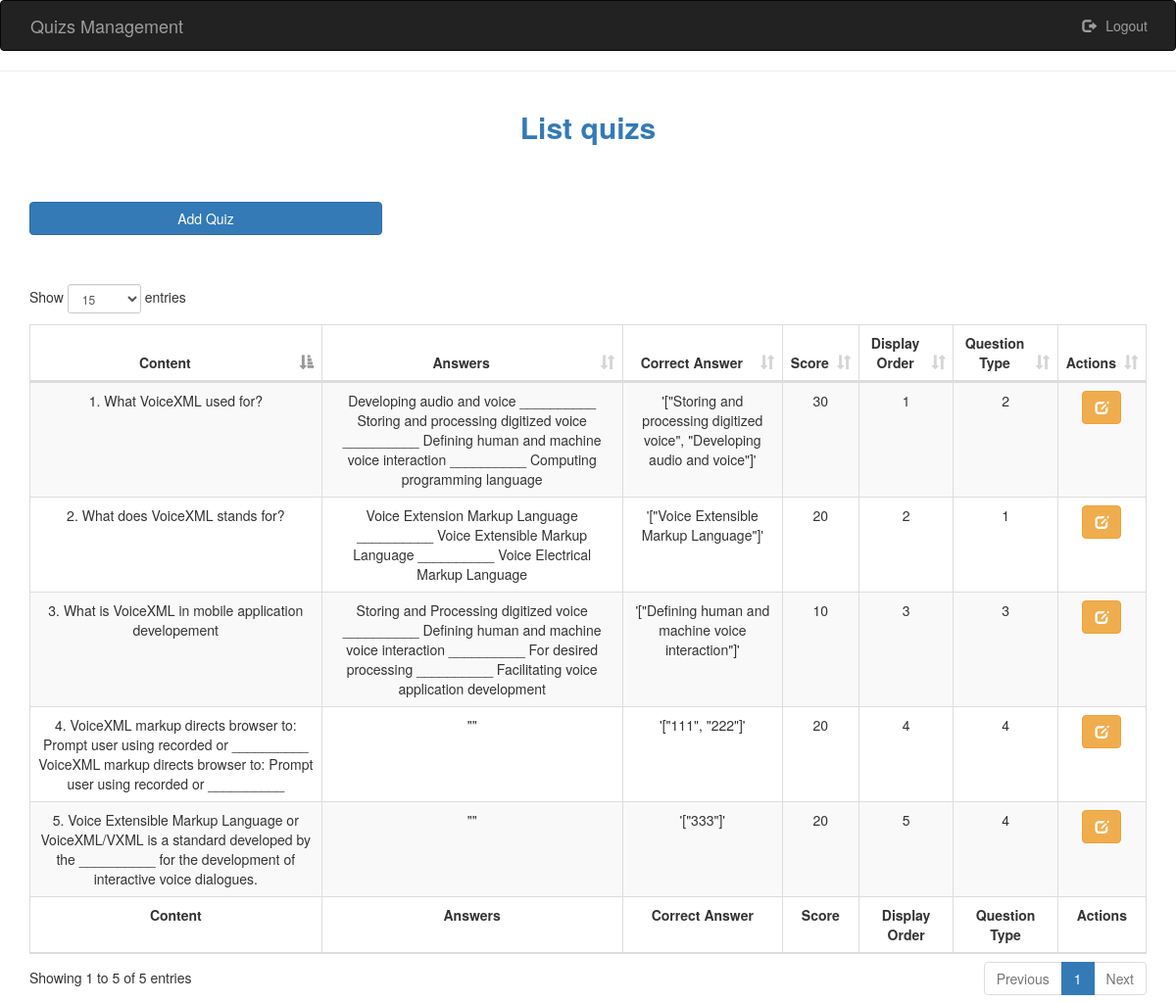
The app's page /manage_quiz.php (signed in) with its own data.
### tables this page shows
CREATE TABLE `quizs` (
  `id` int(11) NOT NULL AUTO_INCREMENT,
  `content` text NOT NULL,
  `answers` text NOT NULL,
  `correct_answer` text NOT NULL,
  `score` int(4) NOT NULL DEFAULT '0',
  `display_order` int(11) DEFAULT '0',
  `question_type` varchar(255) NOT NULL,
  PRIMARY KEY (`id`)
);

### manage_quiz.php (the view, shortened to what this page needs)
<?php
include_once "connect-to-sql.php";
$data = $connection->query("SELECT * FROM quizs ORDER BY display_order ASC"); ?>
<!DOCTYPE html>
<html lang="en">
<head>
  <link rel="stylesheet" href="https://maxcdn.bootstrapcdn.com/bootstrap/3.4.0/css/bootstrap.min.css">
  <link rel="stylesheet" href="https://stackpath.bootstrapcdn.com/font-awesome/4.7.0/css/font-awesome.min.css">
  <link rel="stylesheet" href="public/css/bootstrap.min.css">
  <link rel="stylesheet" type="text/css" href="public/css/datatables.min.css" />
</head>
<body>
  <nav class="navbar navbar-inverse container-fluid">
    <div class="container">
      <div class="navbar-header">
        <a class="navbar-brand" href="">Quizs Management</a>
      </div>
      <ul class="nav navbar-nav navbar-right">
        <li><a href="logout.php"><span style="padding-right: 10px;" class="glyphicon glyphicon-log-out"></span>Logout</a></li>
      </ul>
    </div>
  </nav>
  <hr>
  <div class="col-md-12">
    <h2 class="text-center text-primary"><b>List quizs</b></h2>
  </div>
  <div class="container">
    <div class="row">
      <div class="col-md-4">
        <div style="margin-bottom: 50px; margin-top: 50px;">
          <a href="form_create_quiz.php" class="btn btn-primary btn-user btn-block">
            Add Quiz
          </a>
        </div>
      </div>
    </div>
    <div class="row">
      <div class="col-md-12">
        <table class="table table-bordered table-striped dataTable" id="myTable">
          <thead>
            <tr>
              <th class="text-center">Content</th>
              <th class="text-center">Answers</th>
              <th class="text-center">Correct Answer</th>
              <th class="text-center">Score</th>
              <th class="text-center">Display Order</th>
              <th class="text-center">Question Type</th>
              <th class="text-center">Actions</th>
            </tr>
          </thead>
          <tfoot>
            <tr>
              <th class="text-center">Content</th>
              <th class="text-center">Answers</th>
              <th class="text-center">Correct Answer</th>
              <th class="text-center">Score</th>
              <th class="text-center">Display Order</th>
              <th class="text-center">Question Type</th>
              <th class="text-center">Actions</th>
            </tr>
          </tfoot>
          <tbody>
            <?php
            if ($data->num_rows > 0) {
              while ($row = $data->fetch_assoc()) { ?>
                <tr>
                  <td class="text-center"><?= $row['content'] ?></td>
                  <td class="text-center"><?= $row['answers'] ?></td>
                  <td class="text-center"><?= $row['correct_answer'] ?></td>
                  <td class="text-center"><?= $row['score'] ?></td>
                  <td class="text-center"><?= $row['display_order'] ?></td>
                  <td class="text-center"><?= $row['question_type'] ?></td>
                  <td class="text-center">
                    <a href="#" type="button" data-id="<?= $row['id'] ?>" class="btn btn-warning btn-edit" title="Edit"><i class="glyphicon glyphicon-edit"></i></a>
                  </td>
                </tr>
            <?php
              }
            }
            ?>
          </tbody>
        </table>
      </div>
    </div>
  </div>
</body>
</html>

### records on screen
quizs: content "1. What VoiceXML used for?", answers "Developing audio and voice __________ Storing and processing digitized voice __________ Defining human and machine voice interaction __________ Computing programming language", correct_answer "'[\"Storing and processing digitized voice\", \"Developing audio and voice\"]'", score "30", display_order "1", question_type "2"
quizs: content "2. What does VoiceXML stands for?", answers "Voice Extension Markup Language __________ Voice Extensible Markup Language __________ Voice Electrical Markup Language", correct_answer "'[\"Voice Extensible Markup Language\"]'", score "20", display_order "2", question_type "1"
quizs: content "3. What is VoiceXML in mobile application developement", answers "Storing and Processing digitized voice __________ Defining human and machine voice interaction __________ For desired processing __________ Facilitating voice application development", correct_answer "'[\"Defining human and machine voice interaction\"]'", score "10", display_order "3", question_type "3"
quizs: content "4. VoiceXML markup directs browser to: Prompt user using recorded or __________ VoiceXML markup directs browser to: Prompt user using recorded or __________", answers "\"\"", correct_answer "'[\"111\", \"222\"]'", score "20", display_order "4", question_type "4"
quizs: content "5. Voice Extensible Markup Language or VoiceXML/VXML is a standard developed by the __________ for the development of interactive voice dialogues.", answers "\"\"", correct_answer "'[\"333\"]'", score "20", display_order "5", question_type "4"
